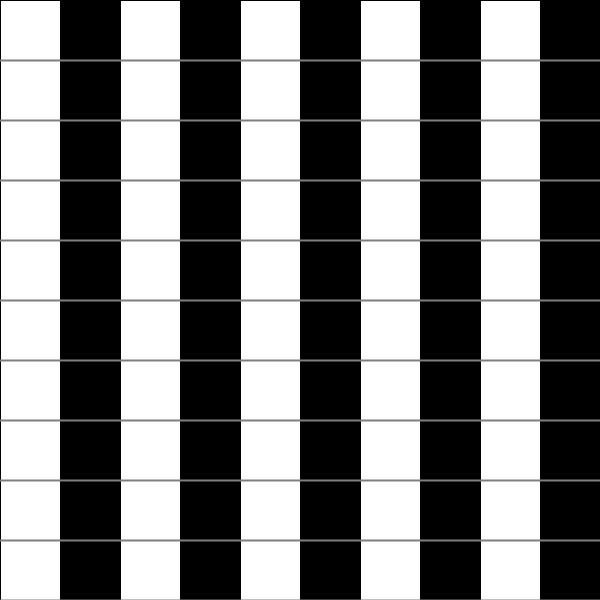
Frame 1 (no input)
Frame 60 (the mouse pressed at the canvas centre just before this capture): identical to frame 1, image omitted
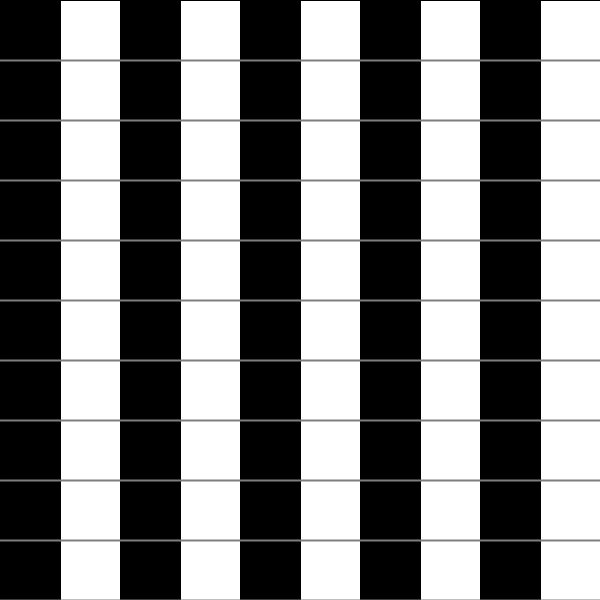
Frame 120 (the mouse held since frame 60 and released just before this capture)

The Processing sketch that drew these frames (run headless with seeded random() and noise(); from frame 60 on, the mouse is pressed at the canvas centre):

// Processing sketch: CafeWall
// ── CafeWall.pde
void setup () {
        size(600, 600);
    }

void draw (){
        background(0, 0, 0);
        // line(150, 25, mouseX, mouseY);
       
        for (int m = 0; m < 13; m = m + 2) {
            for (int i = -10; i < 10; i++) {
                rect(mouseX + (i * 120), m * 60, 60, 60);
            }
            for (int i = -10; i < 10; i++) {
                rect(600 - mouseX + (i * 120), (m + 1) * 60, 60, 60);
            }
        }
        for (int m = 1; m < 13; m++) {
            strokeWeight(2);
            stroke(126);
            line(0, m * 60, 600, m * 60);
            strokeWeight(1);
            stroke(0);
        }
    }
